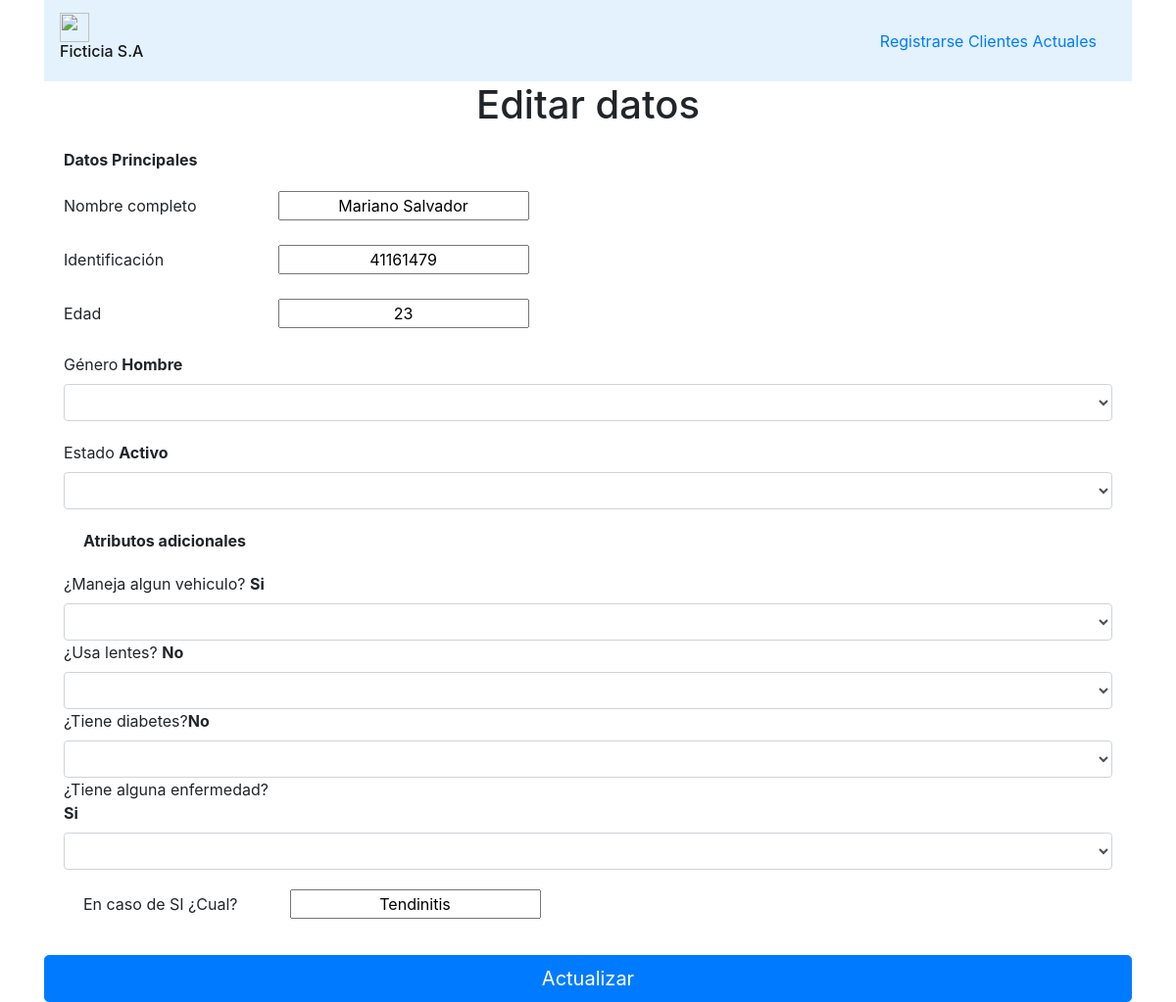
Screenshot of /edit.php?id=41161640 with the database file from the repository.
### tables this page shows
CREATE TABLE `personas` (
  `id` int(10) UNSIGNED NOT NULL,
  `dni` int(9) UNSIGNED NOT NULL,
  `edad` int(3) UNSIGNED NOT NULL,
  `genero` varchar(20) NOT NULL,
  `estado` varchar(50) NOT NULL,
  `maneja` varchar(20) NOT NULL DEFAULT '''No expecifica''',
  `lentes` varchar(20) NOT NULL DEFAULT '''No expecifica''',
  `diabetico` varchar(20) NOT NULL DEFAULT '''No expecifica''',
  `enfermedad` varchar(20) NOT NULL DEFAULT '''No expecifica''',
  `qenfermedad` varchar(20) NOT NULL DEFAULT '''No expecifica''',
  `nombrecompleto` varchar(20) NOT NULL DEFAULT '''No expecifica'''
);

### function.php (called while the page is built, shortened)
<?php
function db_query($query) {
    $connection = mysqli_connect("localhost","root","","clientes");
    $result = mysqli_query($connection,$query);
    return $result;
}
?>

### edit.php (the view, shortened to what this page needs)
<?php
	include("function.php");
?>
<!DOCTYPE html>
<html lang="en">
<head>
    <link rel="stylesheet" href="https://maxcdn.bootstrapcdn.com/bootstrap/4.0.0/css/bootstrap.min.css">
</head>
<nav class="navbar navbar-light" style="background-color: #e3f2fd;">
  <a class="navbar-brand" href="#">
    <img src="https://assurerbroker.com/wp-content/uploads/2020/10/corazon-con-variante-de-linea-de-vida.png" width="30" height="30" class="d-inline-block align-top" alt="">
    <h6>Ficticia S.A</h6>
    <div>
    <a href="index.php">Registrarse</a>
    <a href="darBaja.php">Clientes Actuales</a>
    </div>
  </a>
</nav>
<body class="container">
<form action="functionEdit.php" method="post">
<table class="table table-cell">
                <?php
    $id = $_GET["id"];
	$sql = "select * from personas WHERE id = '$id'";
	$result = db_query($sql);
	while($fila = mysqli_fetch_object($result)){
	?>
    <tr>
    <h1 style="text-align: center">Editar datos</h1>
    <div>
  <strong>Datos Principales</strong>
  </div>
<div class="form-group">
  <label >Nombre completo</label>
  <input name="nombrecompleto" type="numb" required value="<?php echo $fila->nombrecompleto;?>">
</div>
<div class="form-group">
  <label >Identificación</label>
  <input required name="dni" type="numb" value="<?php echo $fila->dni;?>">
</div>
<div class="form-group">
  <label > Edad</label>
  <input min="18" max="100" required name="edad" type="numb" value="<?php echo $fila->edad;?>">
</div>
<div class="form-group">
  <label>Género<strong> <?php echo $fila->genero;?></strong></label>
  <select class="form-control" name="genero" required>
  <option></option>
    <option>Mujer</option>
  </select>
</div>
<div class="form-group">
  <label>Estado <strong> <?php echo $fila->estado;?></strong></label>
  <select class="form-control" name="estado" required>
  <option></option>
    <option>Activo</option>
  </select>
</div>
<div class="form-group">
  <div>
  <strong>Atributos adicionales</strong>
  </div>
  <label>¿Maneja algun vehiculo? <strong><?php echo $fila->maneja;?></strong></label >
  <select class="form-control" name="maneja" required >
    <option></option>
    <option>No</option>
  </select>
  <label>¿Usa lentes? <strong> <?php echo $fila->lentes;?></strong></label>
  <select class="form-control" name="lentes" required >
    <option></option>
    <option>No</option>
  </select>
  <label>¿Tiene diabetes?<strong><?php echo $fila->diabetico;?></strong></label>
  <select class="form-control" name="diabetico" required >
    <option></option>
    <option>No</option>
  </select>
  <label>¿Tiene alguna enfermedad?<strong> <?php echo $fila->enfermedad;?></strong></label>
  <select  name="enfermedad" class="form-control" required >
  <option></option>
  <option>No</option>
  </select>
  <div class="form-group">
  <label>En caso de SI ¿Cual?</label>
  <input name="qenfermedad" type="text" value="<?php echo $fila->qenfermedad;?>">
  </div>
	</tr>
    <?php } ?>
</table>
<input  class="btn btn-primary btn-lg btn-block" type="submit" value="Actualizar" >
</form>
</body>
</html>

### edit.php (style rules this page uses)
tr { margin: 20px; }
div { margin: 20px; }
label { width: 20%; }
input { text-align: center; }

### rows the page displays
personas: nombrecompleto "Mariano Salvador", dni "41161479", edad "23", genero "Hombre", estado "Activo", maneja "Si", lentes "No", diabetico "No", enfermedad "Si", qenfermedad "Tendinitis"
